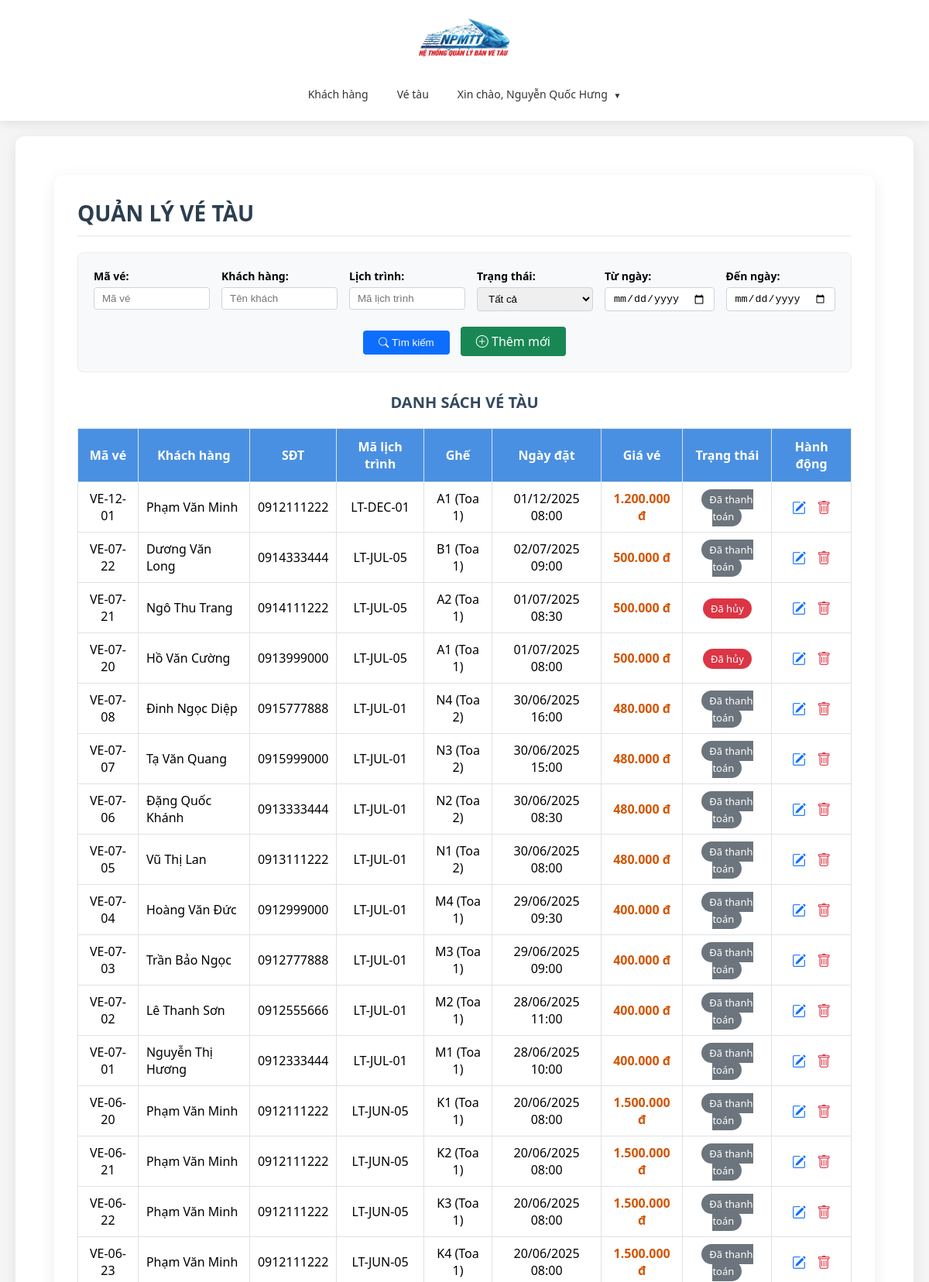
/modules/ve-tau/index.php (signed in, upper part), run on the app's committed database.
### tables this page shows
CREATE TABLE IF NOT EXISTS `ve_tau` (
  `id` int NOT NULL AUTO_INCREMENT,
  `ma_ve` varchar(20) NOT NULL,
  `id_khach_hang` int NOT NULL,
  `id_lich_trinh` int NOT NULL,
  `id_ghe` int NOT NULL,
  `id_nhan_vien` int DEFAULT NULL,
  `ngay_dat` datetime DEFAULT CURRENT_TIMESTAMP,
  `gia_ve` decimal(10,2) NOT NULL,
  `trang_thai` varchar(20) NOT NULL,
  PRIMARY KEY (`id`),
  UNIQUE KEY `ma_ve` (`ma_ve`),
  UNIQUE KEY `unique_booking` (`id_lich_trinh`,`id_ghe`),
  KEY `id_khach_hang` (`id_khach_hang`),
  KEY `id_ghe` (`id_ghe`),
  KEY `id_nhan_vien` (`id_nhan_vien`)
);

CREATE TABLE IF NOT EXISTS `khach_hang` (
  `id` int NOT NULL AUTO_INCREMENT,
  `cccd` varchar(20) DEFAULT NULL,
  `ho_ten` varchar(100) NOT NULL,
  `ngay_sinh` date DEFAULT (curdate()),
  `gioi_tinh` varchar(20) NOT NULL,
  `sdt` varchar(20) NOT NULL,
  `dia_chi` varchar(255) NOT NULL,
  PRIMARY KEY (`id`),
  UNIQUE KEY `sdt` (`sdt`),
  UNIQUE KEY `cccd` (`cccd`)
);

CREATE TABLE IF NOT EXISTS `lich_trinh` (
  `id` int NOT NULL AUTO_INCREMENT,
  `ma_lich_trinh` varchar(20) DEFAULT NULL,
  `id_tau` int NOT NULL,
  `id_tuyen_duong` int NOT NULL,
  `ngay_di` datetime NOT NULL,
  `ngay_den` datetime NOT NULL,
  `trang_thai` varchar(20) NOT NULL,
  PRIMARY KEY (`id`),
  UNIQUE KEY `unique_tau_schedule` (`id_tau`,`ngay_di`),
  UNIQUE KEY `ma_lich_trinh` (`ma_lich_trinh`),
  KEY `id_tuyen_duong` (`id_tuyen_duong`)
);

### modules/ve-tau/index.php (the view, shortened to what this page needs)
<?php
require_once __DIR__ . '/../../bootstrap.php';
require_once __DIR__ . '/../../includes/header.php';
$conn = $db->getConnection();
$ma_ve = $_POST['ma_ve'] ?? '';
$ten_khach = $_POST['ten_khach'] ?? '';
$ma_lich_trinh = $_POST['ma_lich_trinh'] ?? '';
$ngay_dat_tu = $_POST['ngay_dat_tu'] ?? '';
$ngay_dat_den = $_POST['ngay_dat_den'] ?? '';
$sql = "SELECT vt.*, kh.ho_ten as ten_khach_hang, kh.sdt, lt.ma_lich_trinh,
            CONCAT(g.so_ghe, ' (', t.ma_toa, ')') as ten_ghe, nv.ho_ten as ten_nhan_vien
        FROM ve_tau vt
        LEFT JOIN khach_hang kh ON vt.id_khach_hang = kh.id
        LEFT JOIN lich_trinh lt ON vt.id_lich_trinh = lt.id
        LEFT JOIN ghe g ON vt.id_ghe = g.id
        LEFT JOIN toa_tau t ON g.id_toa_tau = t.id
        LEFT JOIN nhan_vien nv ON vt.id_nhan_vien = nv.id
        WHERE 1=1";
$params = [];
$sql .= " ORDER BY vt.ngay_dat DESC";
$stmt = $conn->prepare($sql);
$stmt->execute($params);
$data_search = $stmt->fetchAll();
?>
<div class="main-content">
    <h1>QUẢN LÝ VÉ TÀU</h1>
    <div style="background: #f8f9fa; padding: 20px; border-radius: 8px; margin-bottom: 25px; border: 1px solid #e9ecef;">
        <form method="post" action="">
            <div class="row" style="display: flex; flex-wrap: wrap; gap: 15px;">
                <div style="flex: 1; min-width: 150px;">
                    <label style="font-weight: 600; font-size: 14px; margin-bottom: 5px; display: block;">Mã vé:</label>
                    <input type="text" class="form-control" name="ma_ve" value="<?php echo htmlspecialchars($ma_ve); ?>" placeholder="Mã vé"
                        style="width: 100%; padding: 6px 10px; border: 1px solid #ced4da; border-radius: 4px;">
                </div>
                <div style="flex: 1; min-width: 150px;">
                    <label style="font-weight: 600; font-size: 14px; margin-bottom: 5px; display: block;">Khách hàng:</label>
                    <input type="text" class="form-control" name="ten_khach" value="<?php echo htmlspecialchars($ten_khach); ?>" placeholder="Tên khách"
                        style="width: 100%; padding: 6px 10px; border: 1px solid #ced4da; border-radius: 4px;">
                </div>
                <div style="flex: 1; min-width: 150px;">
                    <label style="font-weight: 600; font-size: 14px; margin-bottom: 5px; display: block;">Lịch trình:</label>
                    <input type="text" class="form-control" name="ma_lich_trinh" value="<?php echo htmlspecialchars($ma_lich_trinh); ?>" placeholder="Mã lịch trình"
                        style="width: 100%; padding: 6px 10px; border: 1px solid #ced4da; border-radius: 4px;">
                </div>
                <div style="flex: 1; min-width: 150px;">
                    <label style="font-weight: 600; font-size: 14px; margin-bottom: 5px; display: block;">Trạng thái:</label>
                    <select class="form-control" name="trang_thai" style="width: 100%; padding: 6px 10px; border: 1px solid #ced4da; border-radius: 4px;">
                        <option value="">Tất cả</option>
                    </select>
                </div>
                <div style="flex: 1; min-width: 130px;">
                    <label style="font-weight: 600; font-size: 14px; margin-bottom: 5px; display: block;">Từ ngày:</label>
                    <input type="date" class="form-control" name="ngay_dat_tu" value="<?php echo htmlspecialchars($ngay_dat_tu); ?>"
                        style="width: 100%; padding: 6px 10px; border: 1px solid #ced4da; border-radius: 4px;">
                </div>
                <div style="flex: 1; min-width: 130px;">
                    <label style="font-weight: 600; font-size: 14px; margin-bottom: 5px; display: block;">Đến ngày:</label>
                    <input type="date" class="form-control" name="ngay_dat_den" value="<?php echo htmlspecialchars($ngay_dat_den); ?>"
                        style="width: 100%; padding: 6px 10px; border: 1px solid #ced4da; border-radius: 4px;">
                </div>
            </div>
            <div style="margin-top: 20px; text-align: center;">
                <button type="submit" name="btnSearch" style="background: #0d6efd; color: white; padding: 8px 20px; border: none; border-radius: 4px; cursor: pointer; margin: 0 5px;">
                    <i class="bi bi-search"></i> Tìm kiếm
                </button>
                <a href="them.php" style="background: #198754; color: white; padding: 8px 20px; border: none; border-radius: 4px; text-decoration: none; margin: 0 5px; display: inline-block;">
                    <i class="bi bi-plus-circle"></i> Thêm mới
                </a>
            </div>
        </form>
    </div>
    <h3 style="text-align: center; margin-bottom: 20px; color: #34495e; font-size: 20px;">DANH SÁCH VÉ TÀU</h3>
    <div style="overflow-x: auto;">
        <table class="table" style="width: 100%; border-collapse: collapse; margin-bottom: 1rem;">
            <thead>
                <tr style="background-color: #4a90e2; color: white;">
                    <th style="padding: 12px; border: 1px solid #dee2e6; text-align: center;">Mã vé</th>
                    <th style="padding: 12px; border: 1px solid #dee2e6; text-align: center;">Khách hàng</th>
                    <th style="padding: 12px; border: 1px solid #dee2e6; text-align: center;">SĐT</th>
                    <th style="padding: 12px; border: 1px solid #dee2e6; text-align: center;">Mã lịch trình</th>
                    <th style="padding: 12px; border: 1px solid #dee2e6; text-align: center;">Ghế</th>
                    <th style="padding: 12px; border: 1px solid #dee2e6; text-align: center;">Ngày đặt</th>
                    <th style="padding: 12px; border: 1px solid #dee2e6; text-align: center;">Giá vé</th>
                    <th style="padding: 12px; border: 1px solid #dee2e6; text-align: center;">Trạng thái</th>
                    <th style="padding: 12px; border: 1px solid #dee2e6; text-align: center;">Hành động</th>
                </tr>
            </thead>
            <tbody>
                <?php if (count($data_search) > 0): foreach ($data_search as $row): ?>
                        <tr style="border-bottom: 1px solid #dee2e6;">
                            <td style="padding: 10px; border: 1px solid #dee2e6; text-align: center;"><?php echo htmlspecialchars($row['ma_ve']); ?></td>
                            <td style="padding: 10px; border: 1px solid #dee2e6;"><?php echo htmlspecialchars($row['ten_khach_hang']); ?></td>
                            <td style="padding: 10px; border: 1px solid #dee2e6; text-align: center;"><?php echo htmlspecialchars($row['sdt']); ?></td>
                            <td style="padding: 10px; border: 1px solid #dee2e6; text-align: center;"><?php echo htmlspecialchars($row['ma_lich_trinh']); ?></td>
                            <td style="padding: 10px; border: 1px solid #dee2e6; text-align: center;"><?php echo htmlspecialchars($row['ten_ghe']); ?></td>
                            <td style="padding: 10px; border: 1px solid #dee2e6; text-align: center;"><?php echo !empty($row['ngay_dat']) ? htmlspecialchars(date('d/m/Y H:i', strtotime($row['ngay_dat']))) : ''; ?></td>
                            <td style="padding: 10px; border: 1px solid #dee2e6; text-align: center; font-weight: bold; color: #d35400;">
                                <?php echo number_format($row['gia_ve'], 0, ',', '.') . ' đ'; ?>
                            </td>
                            <td style="padding: 10px; border: 1px solid #dee2e6; text-align: center;">
                                <?php
                                $color = '#6c757d';
                                if ($row['trang_thai'] == 'Đã hủy') $color = '#dc3545';
                                ?>
                                <span style="background-color: <?php echo $color; ?>; color: <?php echo ($row['trang_thai'] == 'Chờ xác nhận') ? '#000' : '#fff'; ?>; padding: 4px 10px; border-radius: 15px; font-size: 13px;">
                                    <?php echo htmlspecialchars($row['trang_thai']); ?>
                                </span>
                            </td>
                            <td style="padding: 10px; border: 1px solid #dee2e6; text-align: center;">
                                <a href="sua.php?id=<?php echo $row['id']; ?>" title="Cập nhật" style="color: #0d6efd; margin-right: 10px; font-size: 18px;"><i class="bi bi-pencil-square"></i></a>
                                <a href="xoa.php?id=<?php echo $row['id']; ?>" onclick="return confirm('Bạn có chắc chắn muốn xóa vé này?')" title="Xóa" style="color: #dc3545; font-size: 18px;"><i class="bi bi-trash"></i></a>
                            </td>
                        </tr>
                    <?php endforeach;
                else: ?>
                    <tr>
                        <td colspan="9" style="padding: 20px; text-align: center; color: #6c757d;">Không tìm thấy dữ liệu</td>
                    </tr>
                <?php endif; ?>
            </tbody>
        </table>
    </div>
</div>
<link rel="stylesheet" href="https://cdn.jsdelivr.net/npm/bootstrap-icons@1.10.0/font/bootstrap-icons.css">
<?php
require_once '../../includes/footer.php';
?>

### includes/header.php (shortened to what this page needs)
<!DOCTYPE html>
<html lang="en">
<head>
    <link rel="stylesheet" href="<?php echo BASE_URL ?>assets/css/layout.css">
</head>
<body>
    <header>
        <a href="<?php echo BASE_URL ?>">
            <img src="<?php echo BASE_URL ?>assets/images/logo.png" alt="logo" class="logo">
        </a>
        <ul class="menu">
            <?php if (isset($_SESSION['user'])): ?>
                <li><a href="<?php echo BASE_URL ?>modules/khach-hang">Khách hàng</a></li>
                <li><a href="<?php echo BASE_URL ?>modules/ve-tau">Vé tàu</a></li>
                <li class="dropdown-container">
                    <a href="javascript:void(0)" class="dropdown-trigger">
                        Xin chào, <?php echo $_SESSION['user']['ho_ten'] ?> <span class="arrow"> ▼</span>
                    </a>
                </li>
            <?php else: ?>
                <li><a href="<?php echo BASE_URL ?>modules/auth/dang_nhap.php">Đăng nhập</a></li>
            <?php endif; ?>
        </ul>
    </header>
    <div class="main-content">

### includes/footer.php (shortened to what this page needs)
</div>
</body>
</html>

### assets/css/layout.css (style rules this page uses)
* { margin: 0; padding: 0; box-sizing: border-box; }
body { font-family: 'Segoe UI', Tahoma, Geneva, Verdana, sans-serif; background-color: #f5f5f5; min-height: 100vh; display: flex; flex-direction: column; }
header { background-color: #ffffff; box-shadow: 0 2px 15px rgba(0, 0, 0, 0.1); position: sticky; top: 0; z-index: 1000; padding: 10px 30px; display: flex; align-items: center; justify-content: space-between; }
.logo { width: 120px; height: auto; object-fit: contain; }
.menu { display: flex; list-style: none; gap: 5px; align-items: center; flex-wrap: wrap; }
.menu > li > a { display: block; padding: 10px 16px; text-decoration: none; color: #333; font-weight: 500; font-size: 14px; border-radius: 6px; transition: all 0.3s ease; white-space: nowrap; }
.dropdown-container { position: relative; }
.arrow { font-size: 10px; margin-left: 4px; transition: transform 0.3s; }
.main-content { margin: 20px; padding: 30px; background-color: white; border-radius: 12px; box-shadow: 0 5px 20px rgba(0, 0, 0, 0.08); flex: 1; }
.main-content h1 { color: #2c3e50; font-size: 28px; margin-bottom: 20px; padding-bottom: 10px; border-bottom: 2px solid #f0f0f0; }
@media (max-width: 1200px) { header { flex-direction: column; gap: 15px; padding: 15px; } }
@media (max-width: 1200px) { .menu { justify-content: center; width: 100%; } }

### data on the page
ve_tau: ma_ve "VE-12-01", id_khach_hang.ho_ten "Phạm Văn Minh", id_khach_hang.sdt "0912111222", id_lich_trinh.ma_lich_trinh "LT-DEC-01", ten_ghe "A1 (Toa 1)", ngay_dat "01/12/2025 08:00", gia_ve "1.200.000", trang_thai "Đã thanh toán"
ve_tau: ma_ve "VE-07-22", id_khach_hang.ho_ten "Dương Văn Long", id_khach_hang.sdt "0914333444", id_lich_trinh.ma_lich_trinh "LT-JUL-05", ten_ghe "B1 (Toa 1)", ngay_dat "02/07/2025 09:00", gia_ve "500.000", trang_thai "Đã thanh toán"
ve_tau: ma_ve "VE-07-21", id_khach_hang.ho_ten "Ngô Thu Trang", id_khach_hang.sdt "0914111222", id_lich_trinh.ma_lich_trinh "LT-JUL-05", ten_ghe "A2 (Toa 1)", ngay_dat "01/07/2025 08:30", gia_ve "500.000", trang_thai "Đã hủy"
ve_tau: ma_ve "VE-07-20", id_khach_hang.ho_ten "Hồ Văn Cường", id_khach_hang.sdt "0913999000", id_lich_trinh.ma_lich_trinh "LT-JUL-05", ten_ghe "A1 (Toa 1)", ngay_dat "01/07/2025 08:00", gia_ve "500.000", trang_thai "Đã hủy"
ve_tau: ma_ve "VE-07-08", id_khach_hang.ho_ten "Đinh Ngọc Diệp", id_khach_hang.sdt "0915777888", id_lich_trinh.ma_lich_trinh "LT-JUL-01", ten_ghe "N4 (Toa 2)", ngay_dat "30/06/2025 16:00", gia_ve "480.000", trang_thai "Đã thanh toán"
ve_tau: ma_ve "VE-07-07", id_khach_hang.ho_ten "Tạ Văn Quang", id_khach_hang.sdt "0915999000", id_lich_trinh.ma_lich_trinh "LT-JUL-01", ten_ghe "N3 (Toa 2)", ngay_dat "30/06/2025 15:00", gia_ve "480.000", trang_thai "Đã thanh toán"
ve_tau: ma_ve "VE-07-06", id_khach_hang.ho_ten "Đặng Quốc Khánh", id_khach_hang.sdt "0913333444", id_lich_trinh.ma_lich_trinh "LT-JUL-01", ten_ghe "N2 (Toa 2)", ngay_dat "30/06/2025 08:30", gia_ve "480.000", trang_thai "Đã thanh toán"
ve_tau: ma_ve "VE-07-05", id_khach_hang.ho_ten "Vũ Thị Lan", id_khach_hang.sdt "0913111222", id_lich_trinh.ma_lich_trinh "LT-JUL-01", ten_ghe "N1 (Toa 2)", ngay_dat "30/06/2025 08:00", gia_ve "480.000", trang_thai "Đã thanh toán"
ve_tau: ma_ve "VE-07-04", id_khach_hang.ho_ten "Hoàng Văn Đức", id_khach_hang.sdt "0912999000", id_lich_trinh.ma_lich_trinh "LT-JUL-01", ten_ghe "M4 (Toa 1)", ngay_dat "29/06/2025 09:30", gia_ve "400.000", trang_thai "Đã thanh toán"
ve_tau: ma_ve "VE-07-03", id_khach_hang.ho_ten "Trần Bảo Ngọc", id_khach_hang.sdt "0912777888", id_lich_trinh.ma_lich_trinh "LT-JUL-01", ten_ghe "M3 (Toa 1)", ngay_dat "29/06/2025 09:00", gia_ve "400.000", trang_thai "Đã thanh toán"
ve_tau: ma_ve "VE-07-02", id_khach_hang.ho_ten "Lê Thanh Sơn", id_khach_hang.sdt "0912555666", id_lich_trinh.ma_lich_trinh "LT-JUL-01", ten_ghe "M2 (Toa 1)", ngay_dat "28/06/2025 11:00", gia_ve "400.000", trang_thai "Đã thanh toán"
ve_tau: ma_ve "VE-07-01", id_khach_hang.ho_ten "Nguyễn Thị Hương", id_khach_hang.sdt "0912333444", id_lich_trinh.ma_lich_trinh "LT-JUL-01", ten_ghe "M1 (Toa 1)", ngay_dat "28/06/2025 10:00", gia_ve "400.000", trang_thai "Đã thanh toán"
ve_tau: ma_ve "VE-06-20", id_khach_hang.ho_ten "Phạm Văn Minh", id_khach_hang.sdt "0912111222", id_lich_trinh.ma_lich_trinh "LT-JUN-05", ten_ghe "K1 (Toa 1)", ngay_dat "20/06/2025 08:00", gia_ve "1.500.000", trang_thai "Đã thanh toán"
ve_tau: ma_ve "VE-06-21", id_khach_hang.ho_ten "Phạm Văn Minh", id_khach_hang.sdt "0912111222", id_lich_trinh.ma_lich_trinh "LT-JUN-05", ten_ghe "K2 (Toa 1)", ngay_dat "20/06/2025 08:00", gia_ve "1.500.000", trang_thai "Đã thanh toán"
ve_tau: ma_ve "VE-06-22", id_khach_hang.ho_ten "Phạm Văn Minh", id_khach_hang.sdt "0912111222", id_lich_trinh.ma_lich_trinh "LT-JUN-05", ten_ghe "K3 (Toa 1)", ngay_dat "20/06/2025 08:00", gia_ve "1.500.000", trang_thai "Đã thanh toán"
ve_tau: ma_ve "VE-06-23", id_khach_hang.ho_ten "Phạm Văn Minh", id_khach_hang.sdt "0912111222", id_lich_trinh.ma_lich_trinh "LT-JUN-05", ten_ghe "K4 (Toa 1)", ngay_dat "20/06/2025 08:00", gia_ve "1.500.000", trang_thai "Đã thanh toán"

### other printed values
$_SESSION['user']['ho_ten'] "Nguyễn Quốc Hưng"
